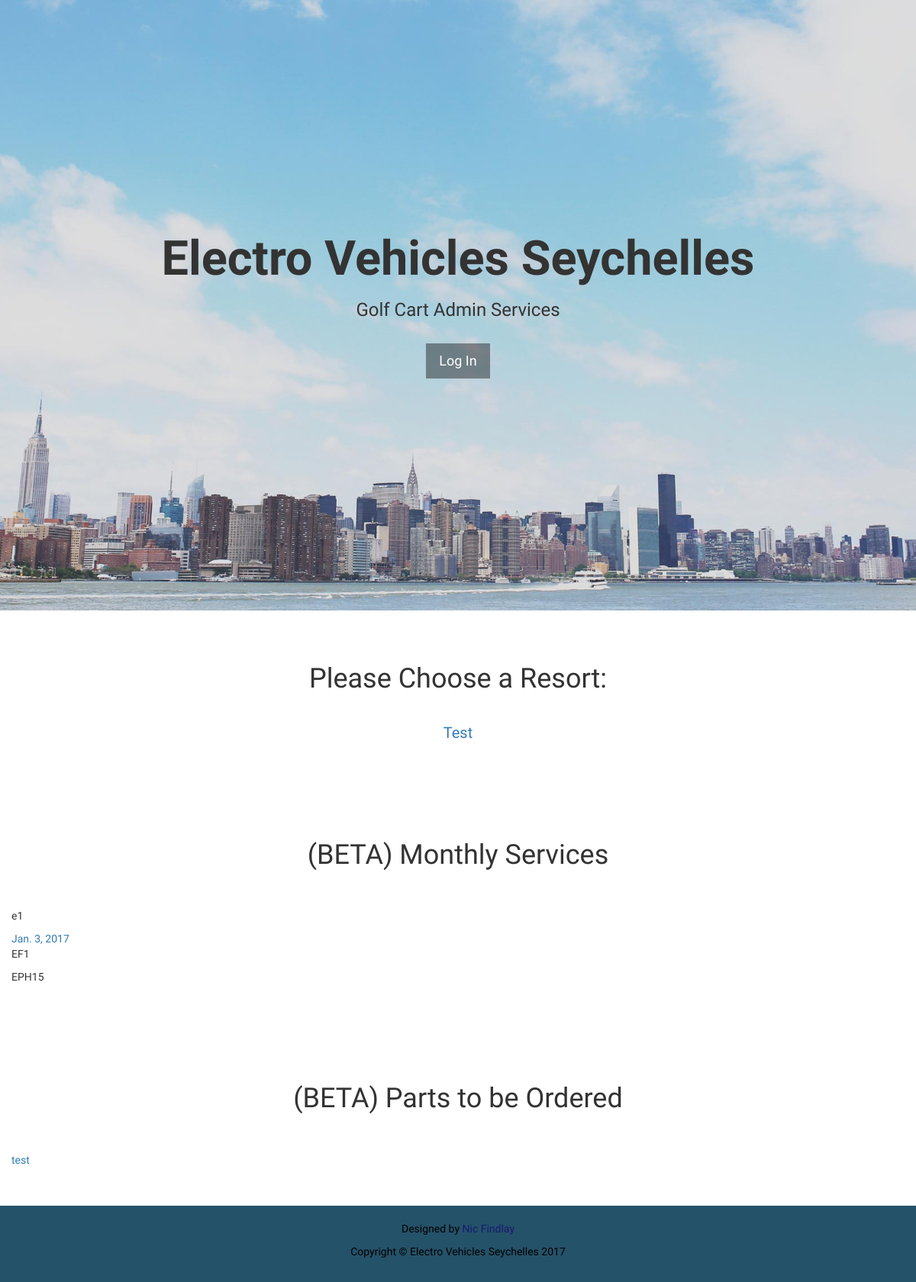
Before: / with the older database file.
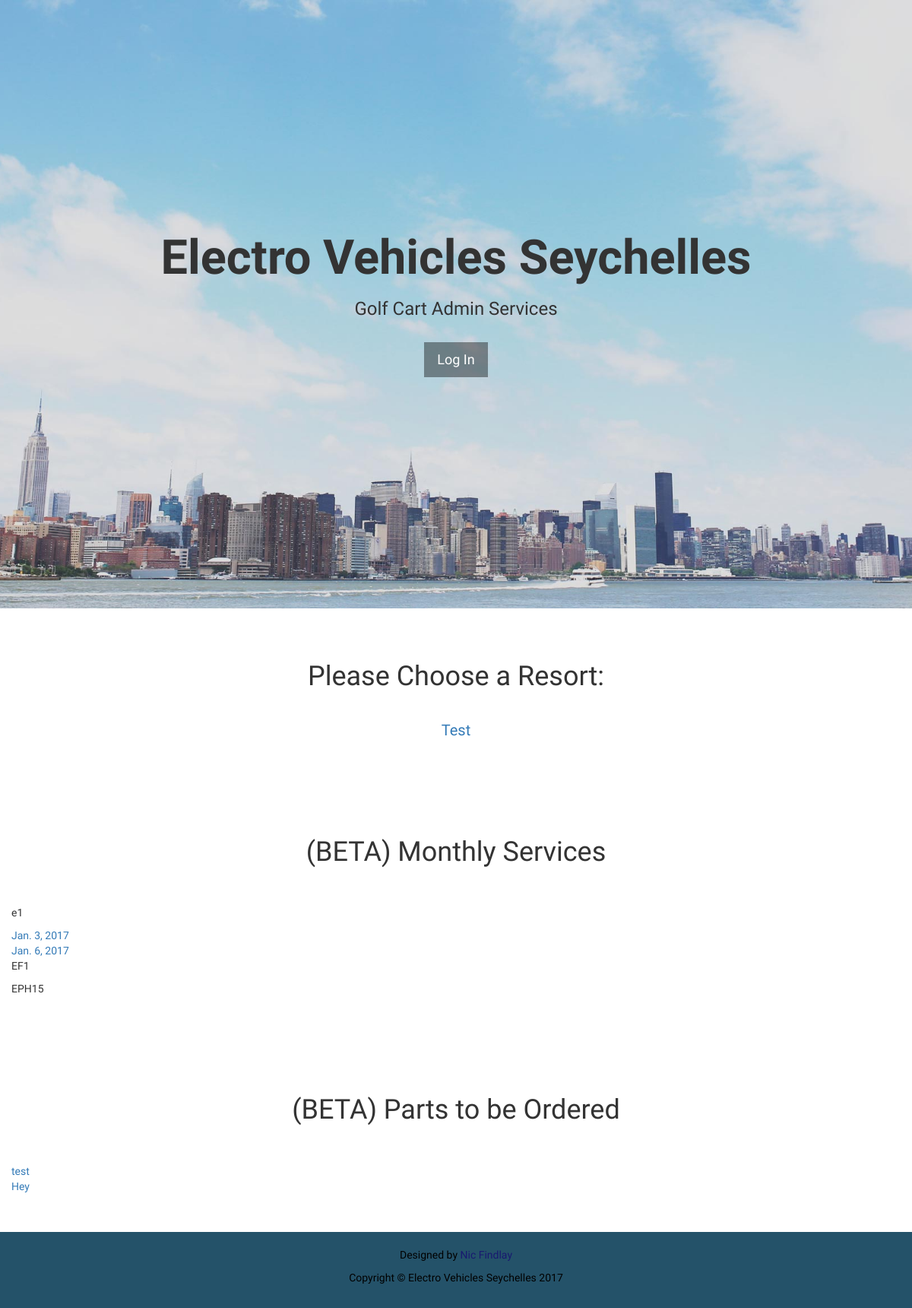
After: the same page with the newer database file.
### polls/models.py (models this page shows, shortened)
class Location(models.Model):
    location_name = models.CharField(max_length=200)

class Cart(models.Model):
    cart_id = models.CharField(max_length=10, null=True)
    serial_number = models.CharField(max_length=10, null=True)
    department = models.CharField(max_length=200, null=True)
    cartLocation = models.ForeignKey(Location, blank=True, default=1)
    running_hours = models.IntegerField(blank=True, null=True)

class Service(models.Model):
    cart = models.ForeignKey(Cart, blank=True, default=1)
    technician = models.TextField(blank=True)
    date_in = models.DateField(blank=True, null=True)
    date_out = models.DateField(blank=True, null=True)
    serviced = models.BooleanField(blank=False, null=False, default=False)
    breakdown = models.BooleanField(blank=False, null=False, default=False)
    accident = models.BooleanField(blank=False, null=False, default=False)
    battery_percentage = models.IntegerField(null=True)
    problem = models.TextField(blank=True)
    repaired_replaced = models.TextField(blank=True)
    concerns = models.TextField(blank=True)
    parts_ordered = models.TextField(blank=True)

### polls/views.py (the view)
# urls.py: url(r'^$', views.index, name='index'),
def index(request):
    location_list = Location.objects.all()
    cart_list = Cart.objects.all()
    service_list = Service.objects.all()
    context = {'location_list': location_list,
               'cart_list' : cart_list,
               'service_list' : service_list}
    return render(request, 'polls/index.html', context)

### polls/templates/polls/index.html (shortened to what this page needs)
{% load static %}
<html lang="en">
<head>
    <link href="../../static/polls/css/bootstrap.min.css" rel="stylesheet">
    <link href="../../static/polls/css/custom.css" rel="stylesheet">
    <link href="../../static/polls/css/stylish-portfolio.css" rel="stylesheet">
    <link href="../../../../../../Downloads/startbootstrap-stylish-portfolio-gh-pages%202/font-awesome/css/font-awesome.min.css" rel="stylesheet" type="text/css">
</head>
<body>
    <header id="top" class="header">
        <div class="text-vertical-center">
            <h1>Electro Vehicles Seychelles</h1>
            <h3>Golf Cart Admin Services</h3>
            <br>
            <a href="/admin" class="btn btn-dark btn-lg">Log In</a>
        </div>
    </header>
    <section id="about" class="about">
        <div class="container">
            <div class="row">
                    <h1 style="text-align: center">Please Choose a Resort:<br><br>
                    {% if location_list %}
                        {% for location in location_list %}
                           <a style="text-align: center; font-size: 20px;" href="/{{ location.id }}/">{{ location.location_name }}</a><br>
                        {% endfor %}
                    {% else %}
                        <p>Please enter data in the Admin Section</p>
                    {% endif %}
                    </h1>
            </div>
        </div>
    </section>
    <section id="about" class="about">
        <div class="container">
            <div class="row">
                    <h1 style="text-align: center">(BETA) Monthly Services<br><br> </h1>
                    {% for cart in cart_list %}
                        <p>{{ cart.cart_id }}</p>
                        {% for service in service_list %}
                            {% if service.cart == cart %}
                                <a href="/{{ service.cart.cartLocation.id }}/{{ service.cart.cart_id }}/{{ service.id }}/"> {{ service.date_in}} <br></a>
                            {% endif %}
                        {% endfor %}
                        {% endfor %}
            </div>
        </div>
    </section>
    <section id="about" class="about">
        <div class="container">
            <div class="row">
                    <h1 style="text-align: center">(BETA) Parts to be Ordered<br><br> </h1>
                    {% for service in service_list %}
                            {% if service.parts_ordered %}
                                <a href="/{{ service.cart.cartLocation.id }}/{{ service.cart.cart_id }}/{{ service.id }}/"> {{ service.parts_ordered}} <br></a>
                            {% endif %}
                        {% endfor %}
            </div>
        </div>
    </section>
    <footer>
        <div class="container">
            <div class="row">
                <div class="col-sm-10 col-sm-offset-1 text-center">
                    <p class="text-muted">Designed by <a style="color: midnightblue" href="http://www.nicfindlay.com">Nic Findlay</a></p>
                    <p class="text-muted">Copyright &copy; Electro Vehicles Seychelles 2017</p>
                </div>
            </div>
        </div>
    </footer>
</body>
</html>

### polls/static/polls/css/custom.css (style rules this page uses)
footer { padding: 0px !important; padding-bottom: 20px !important; padding-top: 20px !important; background-color: #245269; }
.text-muted { color: #000; }

### polls/static/polls/css/stylish-portfolio.css (style rules this page uses)
html, body { width: 100%; height: 100%; }
body { font-family: "Source Sans Pro","Helvetica Neue",Helvetica,Arial,sans-serif; }
.text-vertical-center { display: table-cell; text-align: center; vertical-align: middle; }
.text-vertical-center h1 { margin: 0; padding: 0; font-size: 4.5em; font-weight: 700; }
.btn-dark { border-radius: 0; color: #fff; background-color: rgba(0,0,0,0.4); }
.header { display: table; position: relative; width: 100%; height: 100%; background: url(../img/bg.jpg) no-repeat center center scroll; -webkit-background-size: cover; -moz-background-size: cover; background-size: cover; -o-background-size: cover; }
.about { padding: 50px 0; }
footer { padding: 100px 0; }

Changed rows visible on the page:
added Service: date_in "Jan. 6, 2017", parts_ordered "Hey"
